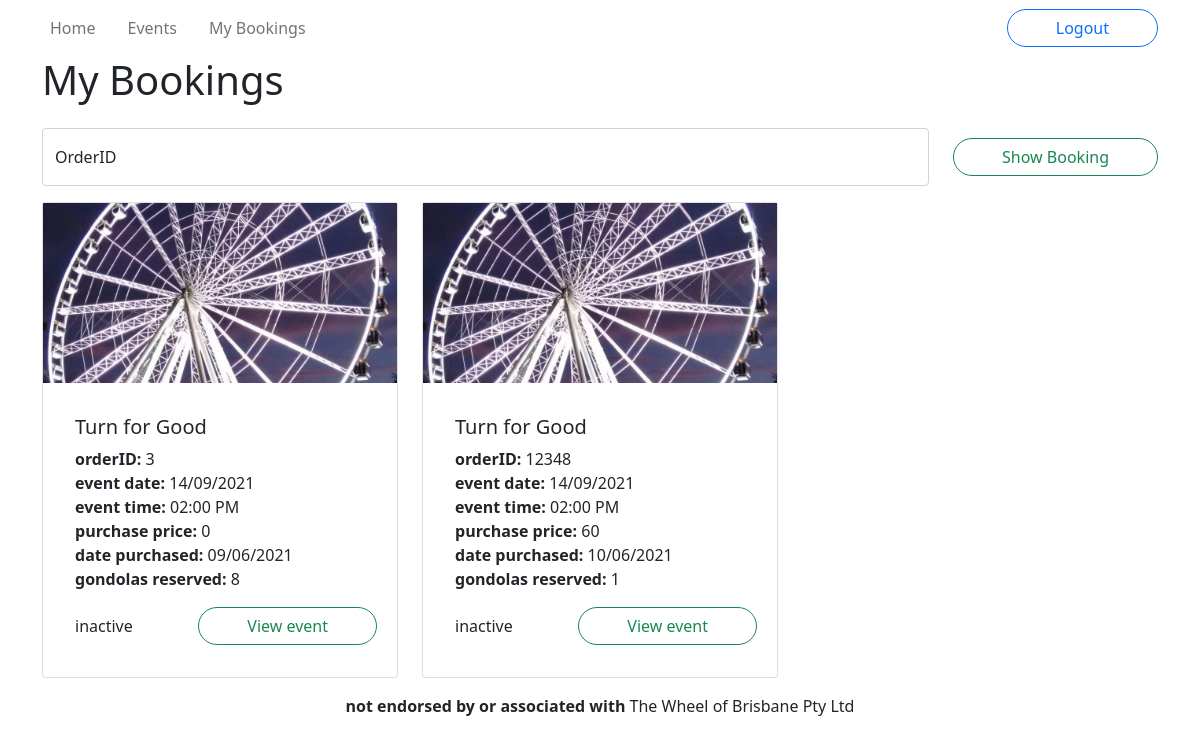
/bookings (signed in), run on an earlier commit of the app's database.
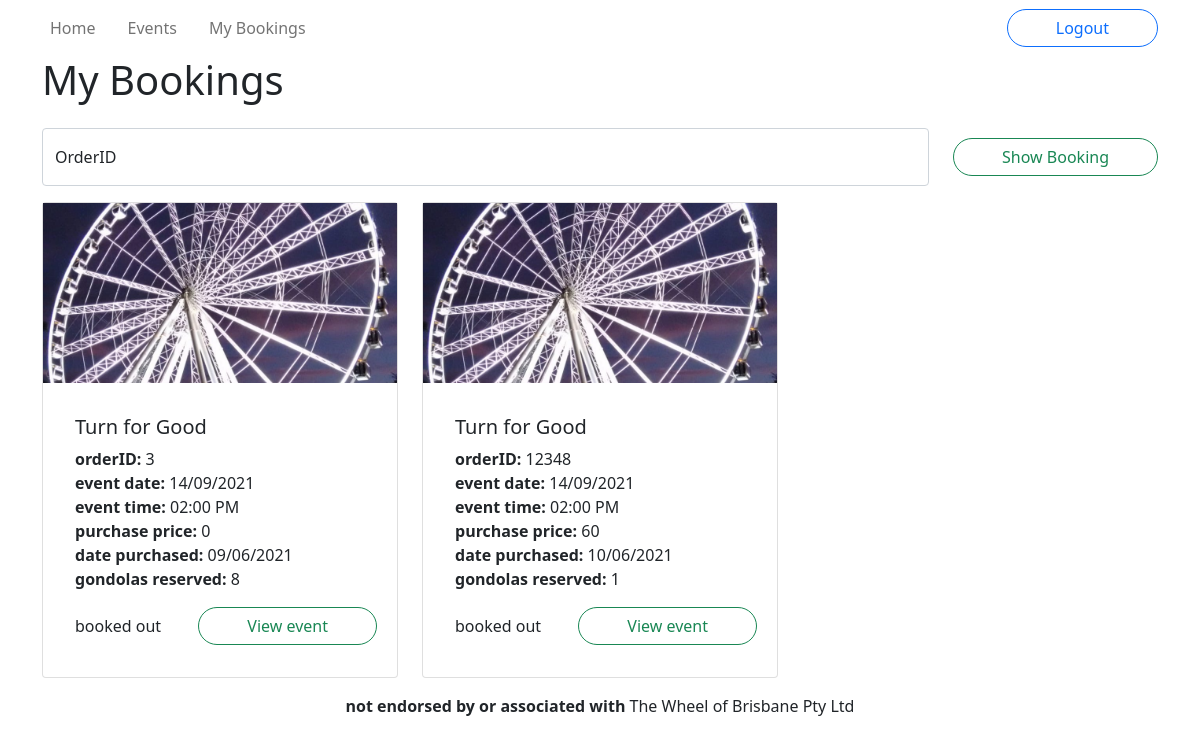
And on a later commit of the database.
### wheel/models.py (models this page shows, shortened)
class Booking(db.Model):
    __tablename__ = 'bookings'
    id = db.Column(db.Integer, primary_key=True)
    qty = db.Column(db.Integer, nullable=False)
    total_price = db.Column(db.Integer, nullable=False)
    purchase_datetime = db.Column(db.DateTime, nullable=False, default=datetime.now())
    user_id = db.Column(db.Integer, db.ForeignKey('users.id'))
    ticket_id = db.Column(db.Integer, db.ForeignKey('tickets.id'))
    @staticmethod
    def getAllByUser(user_id):
        return Booking.query.filter_by(user_id=user_id)
    def getTicket(self):
        return Ticket.get(self.ticket_id)

class Event(db.Model):
    __tablename__ = 'events'
    id = db.Column(db.Integer, primary_key=True)
    name = db.Column(db.String(255), nullable=False)
    description = db.Column(db.Text)
    category = db.Column(db.String(40))
    status = db.Column(db.Enum('upcoming', 'inactive', 'cancelled', 'booked out'), nullable=False)
    image = db.Column(db.String(255))
    reviews = db.relationship('Review', backref='event')
    tickets = db.relationship('Ticket', backref='event')
    @staticmethod
    def get(id: int):
        return Event.query.get(id)

class Ticket(db.Model):
    __tablename__ = 'tickets'
    id = db.Column(db.Integer, primary_key=True)
    datetime = db.Column(db.DateTime, nullable=False)
    price = db.Column(db.Integer, nullable=False)
    remaining = db.Column(db.Integer, nullable=False)
    event_id = db.Column(db.Integer, db.ForeignKey('events.id'))
    @staticmethod
    def get(id: int):
        return Ticket.query.get(id)
    def getEvent(self):
        return Event.get(self.event_id)

### wheel/views.py (the view)
@main.route('/bookings')
@login_required
def bookings():
    bookings = [ [
            aBooking,
            aBooking.getTicket(),
            aBooking.getTicket().getEvent()
    ] for aBooking in Booking.getAllByUser(current_user.id)]
    return render_template('bookings.html', bookings = bookings)

### wheel/__init__.py (called while the page is built)
def create_app():
    app = Flask(__name__)
    app.env = 'development'
    app.debug = True
    app.config['SECRET_KEY'] = 'h78gf43083740h3'
    app.config['SQLALCHEMY_DATABASE_URI'] = 'sqlite:///wheel.sqlite'
    db.init_app(app)
    bootstrap = Bootstrap(app)
    login_manager = LoginManager()
    login_manager.login_view = 'auth.login'
    login_manager.init_app(app)
    from .models import User
    @login_manager.user_loader
    def load_user(user_id):
        return User.get(int(user_id))
    from . import views
    app.register_blueprint(views.main)
    app.register_blueprint(views.events)
    from . import auth
    app.register_blueprint(auth.auth)
    return app

### wheel/models.py (called while the page is built)
    @staticmethod
    def get(id: int):
        return User.query.get(id)

### wheel/templates/bookings.html (shortened to what this page needs)
{% extends 'base.html' %}
{% block title %}My Bookings{% endblock %}
{% block content %}
<form id="search" class="row mb-3" method="POST">
    <div class="col">
        <div class="form-floating">
            <input id="orderID" name="orderID" type="number"
                    placeholder="show order by ID"
                    class="form-control" required >
            <label for="orderID">OrderID</label>
        </div>
    </div>
    <div class="col-auto my-auto">
        <button type="submit" class="btn btn-outline-success rounded-pill px-5">Show Booking</button>
    </div>
</form>
<section class="row row-cols-1 row-cols-md-2 row-cols-xl-3 g-4 mb-3">
    {% for booking, ticket, event in bookings %}
        <div id="{{ booking.id }}" class="col">
            <div class="card">
                <a href="{{ url_for('events.view', id=event.id)}}" class="card-image" style="background-image: url('{{ event.image }}')"></a>
                <div class="card-body">
                    <div class="card-body">
                        <h5>{{ event.name }}</h5>
                        <div><strong>orderID: </strong>{{ booking.id }}</div>
                        <div><strong>event date: </strong>{{ ticket.datetime.strftime("%d/%m/%Y") }}</div>
                        <div><strong>event time: </strong>{{ ticket.datetime.strftime("%I:%M %p") }}</div>
                        <div><strong>purchase price: </strong>{{ booking.total_price }}</div>
                        <div><strong>date purchased: </strong>{{ booking.purchase_datetime.strftime("%d/%m/%Y") }}</div>
                        <div class="mb-3"><strong>gondolas reserved: </strong>{{ booking.qty }}</div>
                        <div class="row">
                            <span class="col my-auto">{{ event.status }}</span>
                            <a href="{{ url_for('events.view', id=event.id)}}" class="col-auto btn btn-outline-success rounded-pill px-5">View event</a>
                        </div>
                    </div>
                </div>
            </div>
        </div>
    {% endfor %}
</section>
{% endblock %}

What changed in the data, as far as the page shows it:
changed through a linked row, Booking id 3: status "inactive" → "booked out"
changed through a linked row, Booking id 12348: status "inactive" → "booked out"
